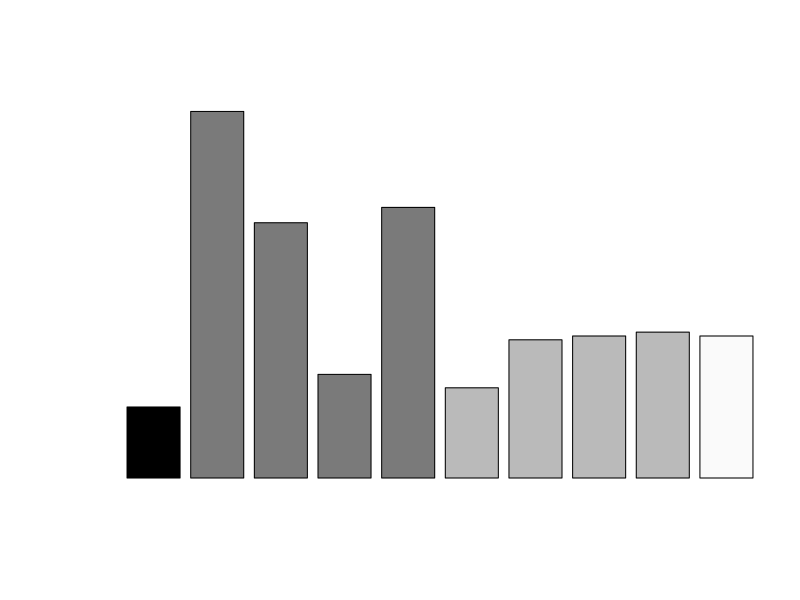

This figure's R source: (Note: this script raises an error after producing the figure.)
###################################################################
#  Rachel Ferrill
#  23 Jul 2015
#  Growth Rate Responses
####################################################################

setwd("~/GitHub/StarvationTraits")
rm(list=ls())

# Define Functions
sem <- function(x){sd(na.omit(x))/sqrt(length(na.omit(x)))}

# Import Data Files (Output from GrowthCurve Analysis)
plate1 <- read.csv("./data/GrowthCurves/output/plate1.txt", header=T)
plate2 <- read.csv("./data/GrowthCurves/output/plate2.txt", header=T)
plate3 <- read.csv("./data/GrowthCurves/output/plate3.txt", header=T)
plate4 <- read.csv("./data/GrowthCurves/output/plate4.txt", header=T)
plate5 <- read.csv("./data/GrowthCurves/output/plate5.txt", header=T)
plate6 <- read.csv("./data/GrowthCurves/output/plate6.txt", header=T)

# Import names file
st.names <- read.csv("./data/GrowthCurves/OrganismNames.txt", header=T)

# Merge into dataframe
growth.data <- as.data.frame(matrix(NA, dim(st.names)[1], 4))
colnames(growth.data) <- c("ID", "Isolate", "Rep", "G.Rate")
growth.data[,1] <- st.names$ID
for (i in 1:dim(growth.data)[1]){
  growth.data[i,2] <- strsplit(as.character(st.names$ID), "rep")[[i]][1]
  growth.data[i,3] <- strsplit(as.character(st.names$ID), "rep")[[i]][2]
}
for (i in 1:dim(growth.data)[1]){
  plate <- get(as.character(st.names$Plate[i]))
  well  <- as.character(st.names$Well[i])
  if (length(which(plate$Curve == well)) == 1){
  growth.data[i,4] <- plate$umax[which(plate$Curve == well)]}
  else {growth.data[i,4] <- "NA"}
}

growth.data$G.Rate <- as.numeric(growth.data$G.Rate)

growth <- as.data.frame(matrix(NA, length(levels(as.factor(growth.data$Isolate))), 9))
colnames(growth) <- c("ID", "Organism", "Evol", "Tube", "Rep1", "Rep2", "Rep3",
                      "G.Avg", "G.SEM")

growth$ID <- levels(as.factor(growth.data$Isolate))

for (i in 1:dim(growth)[1]){
  growth$Organism[i] <- regmatches(growth$ID[i], gregexpr(".{3}", growth$ID[i]))[[1]][1]
  if (nchar(as.character(growth$ID[i])) == 3) {
    growth$Evol[i] <- "Ancestor"
    growth$Tube[i] <- "Ancestor"
  }else {
    if (nchar(as.character(growth$ID[i])) == 5) {
      growth$Evol[i] <- "Derived"
      growth$Tube[i] <- sub("^...(.).*", "\\1", growth$ID[i])[[1]][1]
    } else {
      growth$Evol[i] <- "Derived"
      growth$Tube[i] <- sub("^...(..).*", "\\1", growth$ID[i])[[1]][1]
    }}
}

for (i in 1:dim(growth)[1]){
  rep1 <- growth.data[growth.data$Rep == 1, ]
  rep2 <- growth.data[growth.data$Rep == 2, ]
  rep3 <- growth.data[growth.data$Rep == 3, ]
  growth$Rep1[i] <- rep1$G.Rate[match(growth$ID[i], rep1$Isolate)]
  growth$Rep2[i] <- rep2$G.Rate[match(growth$ID[i], rep2$Isolate)]
  growth$Rep3[i] <- rep3$G.Rate[match(growth$ID[i], rep3$Isolate)]
}

# Calculate Average and SEM
growth$G.Avg <- round(apply(growth[,5:7], 1, mean, na.rm=T), 3)
growth$G.SEM <- round(apply(growth[,5:7], 1, sem), 3)

# Seperate By Organism
kbs701 <- growth[growth$Organism == "701",]
kbs702 <- growth[growth$Organism == "702",]
kbs703 <- growth[growth$Organism == "703",]
kbs710 <- growth[growth$Organism == "710",]
kbs723 <- growth[growth$Organism == "723",]
kbs724 <- growth[growth$Organism == "724",]


# Set Default Plot Parameters
par(mar=c(6, 5, 1, 1) + 0.1)

# Plot Respiration Responses by Organism
bp701g <-barplot(kbs701$G.Avg, las=2, ylim = c(0, 1.2*max(kbs701$G.Avg+kbs701$G.SEM)),
                ylab=expression(paste(mu, "max (day"^-1, ")")), cex.lab= 1.5,
                las = 2, names.arg=c("701", "7011A", "7011B", "7011C", "7011D",
                                     "7011bA", "7011bB", "7011bC", "7011bD", "7013A", "7013B",
                                     "7013C", "7013D"),
                col = c("black", rep("gray48", 4), rep("gray73", 4), rep("gray98", 4)))
mtext("Isolate", side=1, line = 4.5, cex = 1.2)
arrows(x0=bp701g, y0=kbs701$G.Avg, y1=kbs701$G.Avg-kbs701$G.SEM, angle=90, length=0.1, lwd=1)
arrows(x0=bp701g, y0=kbs701$G.Avg, y1=kbs701$G.Avg+kbs701$G.SEM, angle=90, length=0.1, lwd=1)
arrows(x0=bp701g[1], y0=kbs701$G.Avg[1], y1=kbs701$G.Avg[1]-kbs701$G.SEM[1], angle=90,
       length=0.1, lwd=1, col = "white")
legend("topright", legend = c("Ancestor", "Tube 1", "Tube 1b", "Tube 3"),
       fill=c("Black", "gray48", "gray73","gray98"), bty="n")

bp702g <-barplot(means702g, las=2, ylim = c(0, 1.6*max(means702g+sems702g)),
                ylab="Growth Rate",
                las = 2, names.arg=c("702", "7022A", "7022B", "7022C", "7022D",
                                     "7025A", "7025B", "7025C", "7025D", "7026A",
                                     "7026B", "7026C", "7026D"),
                col = c("black", rep("gray48", 4), rep("gray73", 4), rep("gray98", 4)))
mtext("Isolate", side=1, line = 4.5)
arrows(x0=bp702g, y0=means702g, y1=means702g-sems702g, angle=90, length=0.1, lwd=1)
arrows(x0=bp702g, y0=means702g, y1=means702g+sems702g, angle=90, length=0.1, lwd=1)
arrows(x0=bp702g[1], y0=means702g[1], y1=means702g[1]-sems702g[1], angle=90,
       length=0.1, lwd=1, col = "white")
legend("topright", legend = c("Ancestor", "Tube 1", "Tube 2", "Tube 3"),
       fill=c("Black", "gray48", "gray73","gray98"), bty="n")


bp703g <-barplot(means703g, las=2, ylim = c(0, 1.7*max(means703g+sems703g)),
                ylab="Growth Rate",
                las = 2, names.arg=c("703", "7031A", "7031B", "7031C", "7031D",
                                     "7032A", "7032B", "7032C", "7032D", "7034A",
                                     "7034B", "7034C", "7034D"),
                col = c("black", rep("gray48", 4), rep("gray73", 4), rep("gray98", 4)))
mtext("Isolate", side=1, line = 4.5)
arrows(x0=bp703g, y0=means703g, y1=means703g-sems703g, angle=90, length=0.1, lwd=1)
arrows(x0=bp703g, y0=means703g, y1=means703g+sems703g, angle=90, length=0.1, lwd=1)
arrows(x0=bp703g[1], y0=means703g[1], y1=means703g[1]-sems703g[1], angle=90,
       length=0.1, lwd=1, col = "white")
legend("topright", legend = c("Ancestor", "Tube 1", "Tube 2", "Tube 4"),
       fill=c("Black", "gray48", "gray73","gray98"), bty="n")

bp710g <-barplot(means710g, las=2, ylim = c(0, 1.55*max(means710g+sems710g)),
                ylab="Growth Rate",
                las = 2, names.arg=c("710", "7101A", "7101B", "7101C", "7101D",
                                     "7102A", "7102B", "7102C", "7102D", "7103A",
                                     "7103B", "7103C", "7103D"),
                col = c("black", rep("gray48", 4), rep("gray73", 4), rep("gray98", 4)))
mtext("Isolate", side=1, line = 4.5)
arrows(x0=bp710g, y0=means710g, y1=means710g-sems710g, angle=90, length=0.1, lwd=1)
arrows(x0=bp710g, y0=means710g, y1=means710g+sems710g, angle=90, length=0.1, lwd=1)
arrows(x0=bp710g[1], y0=means710g[1], y1=means710g[1]-sems710g[1], angle=90,
       length=0.1, lwd=1, col = "white")
legend("topright", legend = c("Ancestor", "Tube 1", "Tube 2", "Tube 3"),
       fill=c("Black", "gray48", "gray73","gray98"), bty="n")

bp723g <-barplot(means723g, las=2, ylim = c(0, 1.65*max(means723g+sems723g)),
                ylab="Growth Rate",
                las = 2, names.arg=c("723", "7231A", "7231B", "7231C", "7231D",
                                     "7232A", "7232B", "7232C", "7232D", "7233A",
                                     "7233B", "7233C", "7233D"),
                col = c("black", rep("gray48", 4), rep("gray73", 4), rep("gray98", 4)))
mtext("Isolate", side=1, line = 4.5)
arrows(x0=bp723g, y0=means723g, y1=means723g-sems723g, angle=90, length=0.1, lwd=1)
arrows(x0=bp723g, y0=means723g, y1=means723g+sems723g, angle=90, length=0.1, lwd=1)
arrows(x0=bp723g[1], y0=means723g[1], y1=means723g[1]-sems723g[1], angle=90,
       length=0.1, lwd=1, col = "white")
legend("topright", legend = c("Ancestor", "Tube 1", "Tube 2", "Tube 3"),
       fill=c("Black", "gray48", "gray73","gray98"), bty="n")

bp724g <-barplot(means724g, las=2, ylim = c(0, 1.2*max(means724g+sems724g)),
                ylab="Growth Rate",
                las = 2, names.arg=c("724", "7241A", "7241B", "7241C", "7241D",
                                     "7242A", "7242B", "7242C", "7242D", "7243A",
                                     "7243B", "7243C", "7243D"),
                col = c("black", rep("gray48", 4), rep("gray73", 4), rep("gray98", 4)))
mtext("Isolate", side=1, line = 4.5)
arrows(x0=bp724g, y0=means724g, y1=means724g-sems724g, angle=90, length=0.1, lwd=1)
arrows(x0=bp724g, y0=means724g, y1=means724g+sems724g, angle=90, length=0.1, lwd=1)
arrows(x0=bp724g[1], y0=means724g[1], y1=means724g[1]-sems724g[1], angle=90,
       length=0.1, lwd=1, col = "white")
legend("topright", legend = c("Ancestor", "Tube 1", "Tube 2", "Tube 3"),
       fill=c("Black", "gray48", "gray73","gray98"), bty="n")



# Statistics
m.701 <- melt(kbs701[,1:7])
fit.701 <- aov(value ~ Evol + Tube + ID, data = m.701)
summary(fit.701)
TukeyHSD(fit.701)

m.702 <- melt(kbs702[,1:7])
fit.702 <- aov(value ~ Evol + Tube + ID, data = m.702)
summary(fit.702)
TukeyHSD(fit.702)

m.703 <- melt(kbs703[,1:7])
fit.703 <- aov(value ~ Evol + Tube + ID, data = m.703)
summary(fit.703)
TukeyHSD(fit.703)

m.710 <- melt(kbs710[,1:7])
fit.710 <- aov(value ~ Evol + Tube + ID, data = m.710)
summary(fit.710)
TukeyHSD(fit.710)

m.723 <- melt(kbs723[,1:7])
fit.723 <- aov(value ~ Evol + Tube + ID, data = m.723)
summary(fit.723)
TukeyHSD(fit.723)

m.724 <- melt(kbs724[,1:7])
fit.724 <- aov(value ~ Evol + Tube + ID, data = m.724)
summary(fit.724)
TukeyHSD(fit.724)
